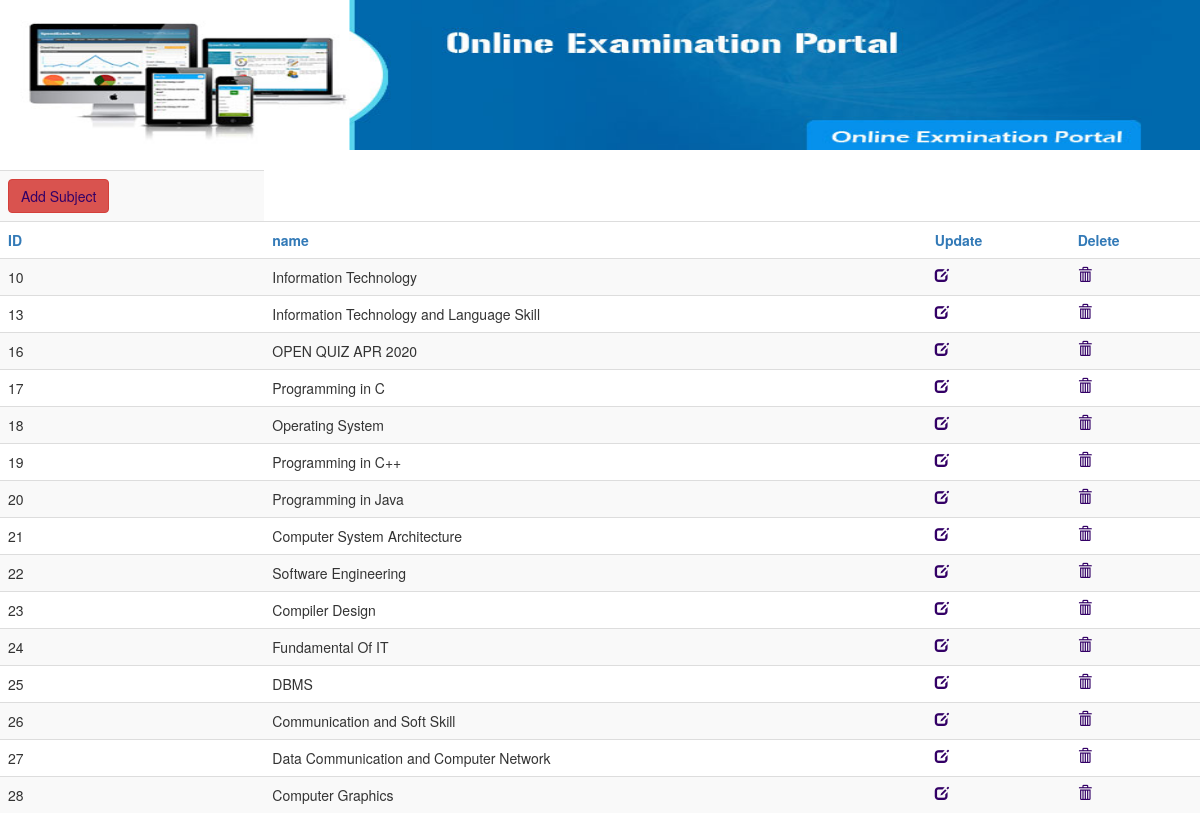
Screenshot of /admin/viewsub.php with the database file from the repository.
### tables this page shows
CREATE TABLE `mst_subject` (
  `sub_id` int(11) NOT NULL,
  `sub_name` varchar(100) DEFAULT NULL
);

### admin/viewsub.php (the view, shortened to what this page needs)
<!DOCTYPE HTML PUBLIC "-//W3C//DTD HTML 4.01 Transitional//EN" "http://www.w3.org/TR/html4/loose.dtd">
<html>
<head>
<link href="../quiz.css" rel="stylesheet" type="text/css">
<link href="quiz.css" rel="stylesheet" type="text/css">
<link rel="stylesheet" href="css/bootstrap.min.css"/>
</head>
<body>
<?php
include("header.php");
include("../database.php");
$sql=mysqli_query($con,"select * from mst_subject");
	echo "<table class='table table-striped'>";
	echo "<tr><th><a class='btn btn-danger' href='subadd.php'>Add Subject</a></th></tr>";
	echo "<tr><th class='text-primary'>ID</th><th class='text-primary'>name</th>
	<th class='text-primary'>Update</th>
	<th class='text-primary'>Delete</th></tR>";
	while($result=mysqli_fetch_assoc($sql))
	{
$id=$result['sub_id'];
	echo "<tr>";
	echo "<td>".$result['sub_id']. "</td>";
	echo "<td>".$result['sub_name']."</td>";
	echo "<td><a href='subupdate.php?sub_id=$id'><span class='glyphicon glyphicon-edit'></span></a></td>";
	echo "<td><a href='subdelete.php?sub_id=$id'><span class='glyphicon glyphicon-trash'></span></a></td>";
	echo "</tr>";
	}
	echo "</table>";
?>
</body>
</html>

### quiz.css (style rules this page uses)
body { margin-left: 0px; margin-top: 0px; }
a:link { color: #330066; text-decoration: none; }

### rows the page displays
mst_subject: sub_id "10", sub_name "Information Technology"
mst_subject: sub_id "13", sub_name "Information Technology and Language Skill"
mst_subject: sub_id "16", sub_name "OPEN QUIZ APR 2020"
mst_subject: sub_id "17", sub_name "Programming in C"
mst_subject: sub_id "18", sub_name "Operating System"
mst_subject: sub_id "19", sub_name "Programming in C++"
mst_subject: sub_id "20", sub_name "Programming in Java"
mst_subject: sub_id "21", sub_name "Computer System Architecture"
mst_subject: sub_id "22", sub_name "Software Engineering"
mst_subject: sub_id "23", sub_name "Compiler Design"
mst_subject: sub_id "24", sub_name "Fundamental Of IT"
mst_subject: sub_id "25", sub_name "DBMS"
mst_subject: sub_id "26", sub_name "Communication and Soft Skill"
mst_subject: sub_id "27", sub_name "Data Communication and Computer Network"
mst_subject: sub_id "28", sub_name "Computer Graphics"
